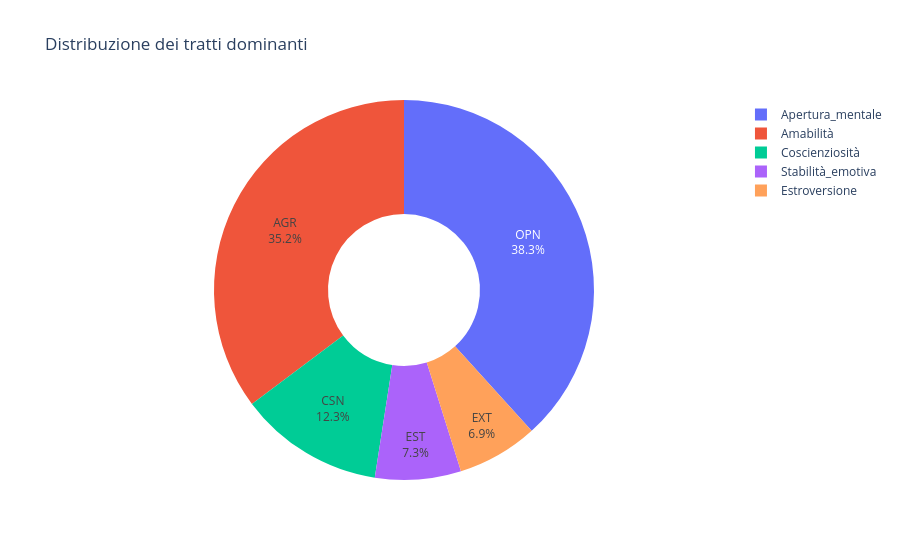

Notebook cell for this chart:
### Markdown cell above
## 4. Distribuzione dei tratti dominanti

Per ogni persona identifichiamo il **tratto dominante**, cioè quello con il punteggio medio più alto tra i cinque.
Il grafico mostra come si distribuisce questo tratto nel campione.

Apertura mentale (OPN) e Amabilità (AGR) sono di gran lunga i tratti più comuni,
coprendo insieme quasi il 73% del campione. Questo è probabilmente legato a un bias
di selezione: le persone curiose e aperte tendono ad essere più attratte da un test
di personalità online, e le persone amichevoli sono più propense a condividerlo.

### Code cell
# Per ogni persona trovo il tratto con il punteggio più alto.
df['tratto_dominante'] = df[['Estroversione', 'Stabilità_emotiva', 'Amabilità',
                              'Coscienziosità', 'Apertura_mentale']].idxmax(axis=1)

# Conto quante persone hanno ciascun tratto come dominante
conteggio = df['tratto_dominante'].value_counts().reset_index()
conteggio.columns = ['Tratto', 'Conteggio']

sigle = {
    'Estroversione':     'EXT',
    'Stabilità_emotiva': 'EST',
    'Amabilità':         'AGR',
    'Coscienziosità':    'CSN',
    'Apertura_mentale':  'OPN'
}
conteggio['Sigla'] = conteggio['Tratto'].map(sigle)

fig = px.pie(
    conteggio,
    names='Tratto',
    values='Conteggio',
    hole=0.4,
    title=f'Distribuzione dei tratti dominanti',
    custom_data=['Sigla']
)

# Sigla, percentuale e conteggio sulle fette
fig.update_traces(
    texttemplate='%{customdata[0]}<br>%{percent:.1%}',
    textposition='inside'
)

fig.show()

### Figure 1 — Plotly figure (JSON) as saved in the notebook; plotly's stock layout.template omitted (floating-point values rounded to 4 significant figures)
{"data": [{"customdata": [["OPN"], ["AGR"], ["CSN"], ["EST"], ["EXT"]], "domain": {"x": [0, 1], "y": [0, 1]}, "hole": 0.4, "hovertemplate": "Tratto=%{label}<br>Conteggio=%{value}<extra></extra>", "labels": ["Apertura_mentale", "Amabilità", "Coscienziosità", "Stabilità_emotiva", "Estroversione"], "legendgroup": "", "name": "", "showlegend": true, "textposition": "inside", "texttemplate": "%{customdata[0]}<br>%{percent:.1%}", "type": "pie", "values": [218185, 200826, 70160, 41652, 39189]}], "layout": {"legend": {"tracegroupgap": 0}, "title": {"text": "Distribuzione dei tratti dominanti"}}}
